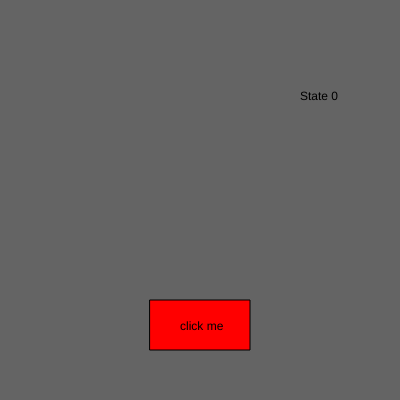
Frame 1 (no input)
Frame 60 (no input): identical to frame 1, image omitted
Frame 120 (the mouse pressed at the canvas centre since frame 60): identical to frame 1, image omitted

The p5.js sketch that drew this single still picture (run headless with seeded random() and noise() and a simulated clock; from frame 60 on, the mouse is pressed at the canvas centre):

// p5.js sketch
// ── sketch.js
let state = 0;

function setup() {
  createCanvas(400, 400);
  rectMode(CENTER);
}

function draw() {

  background(100);
  //fill(255) ;
  //text(mouseX + ", " + mouseY, 50, 50) ;


  switch (state) {

    case 0:
      text("State 0", 300, 100);
      break;

    case 1:
      background("purple");
      text("State 1", 300, 100);

      break;

    case 2:
      background("blue");
      text("State 2", 300, 100);

      break;

  }


  fill('red');
  rect(width / 2, height - 75, 100, 50);
  fill('black');
  text("click me", width / 2 - 20, height - 75 + 5);

}

function mouseReleased() {
  if ((mouseX > width / 2 - 50) && (mouseX < width / 2 + 50) && (mouseY > 300) && (mouseY < 350)) {

    state++;

    if (state > 2) state = 0;
  }

}
